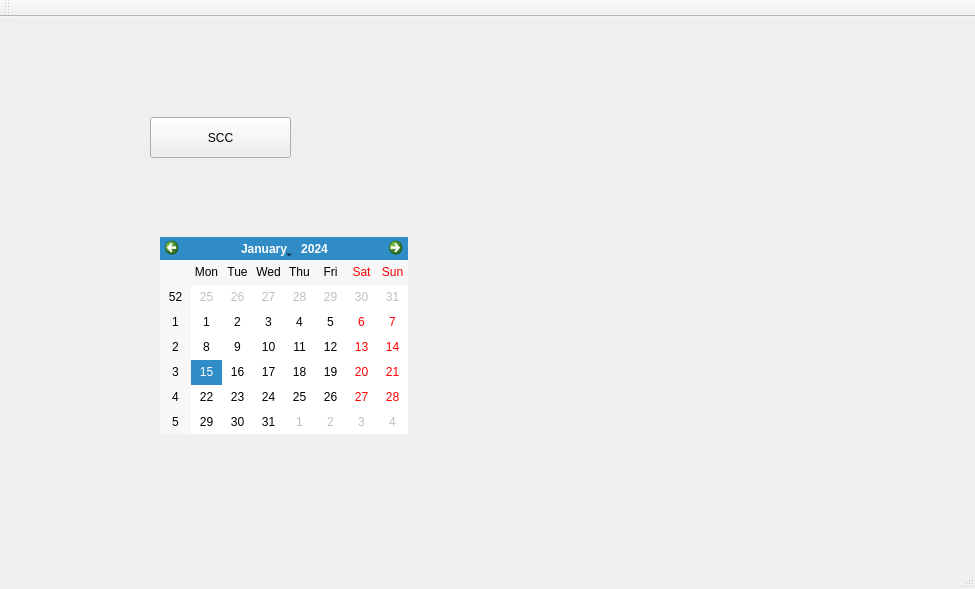
<?xml version="1.0" encoding="UTF-8"?>
<ui version="4.0">
 <class>MainWindow</class>
 <widget class="QMainWindow" name="MainWindow">
  <property name="geometry">
   <rect>
    <x>0</x>
    <y>0</y>
    <width>975</width>
    <height>589</height>
   </rect>
  </property>
  <property name="windowTitle">
   <string>MainWindow</string>
  </property>
  <widget class="QWidget" name="centralWidget">
   <widget class="QPushButton" name="pushButton">
    <property name="geometry">
     <rect>
      <x>150</x>
      <y>100</y>
      <width>141</width>
      <height>41</height>
     </rect>
    </property>
    <property name="text">
     <string>SCC</string>
    </property>
   </widget>
   <widget class="QCalendarWidget" name="calendarWidget">
    <property name="geometry">
     <rect>
      <x>160</x>
      <y>220</y>
      <width>248</width>
      <height>197</height>
     </rect>
    </property>
   </widget>
  </widget>
  <widget class="QMenuBar" name="menuBar">
   <property name="geometry">
    <rect>
     <x>0</x>
     <y>0</y>
     <width>975</width>
     <height>23</height>
    </rect>
   </property>
  </widget>
  <widget class="QToolBar" name="mainToolBar">
   <attribute name="toolBarArea">
    <enum>TopToolBarArea</enum>
   </attribute>
   <attribute name="toolBarBreak">
    <bool>false</bool>
   </attribute>
  </widget>
  <widget class="QStatusBar" name="statusBar"/>
 </widget>
 <layoutdefault spacing="6" margin="11"/>
 <resources/>
 <connections/>
</ui>
